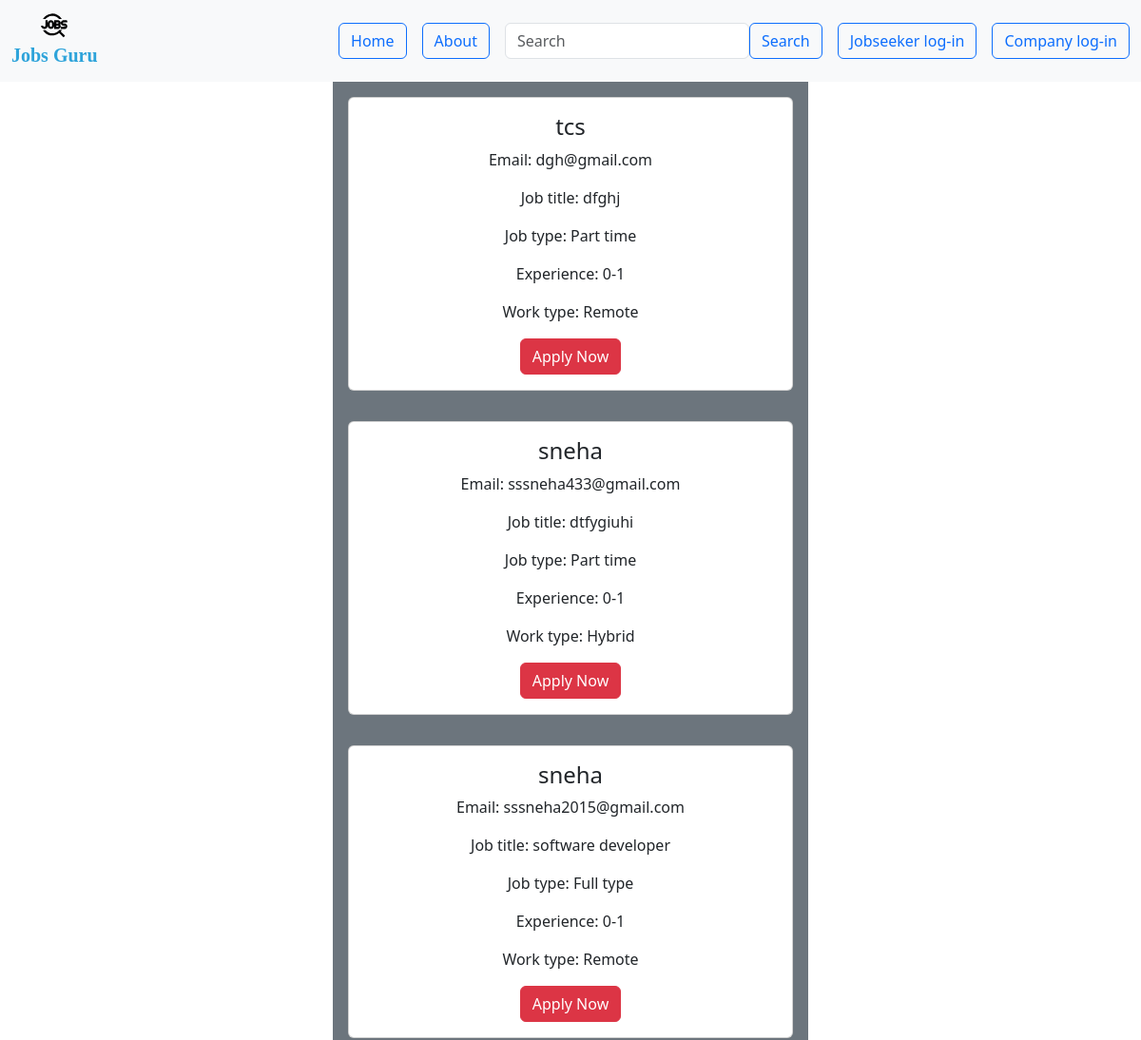
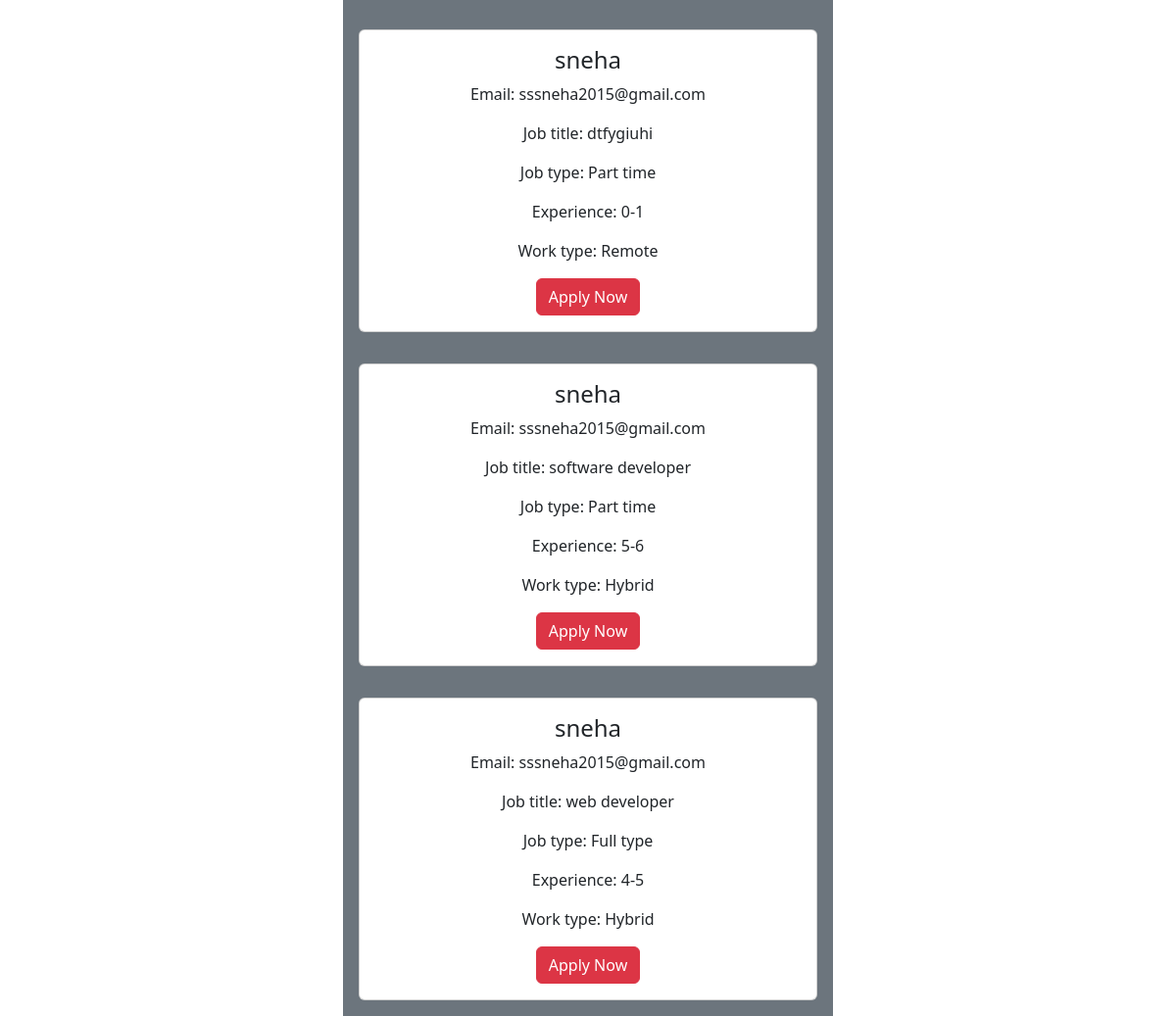
The page /viewmore/1 on the database its author committed (2 pictures, top to bottom).
### jobapp/models.py (models this page shows)
class reg2model(models.Model):
    cname=models.CharField(max_length=20)
    email=models.EmailField()
    job_title=models.CharField(max_length=20)
    work_type=models.CharField(max_length=20)
    exp=models.CharField(max_length=20)
    job_type=models.CharField(max_length=20)

### jobapp/views.py (the view)
# urls.py: path('viewmore/<int:id>',viewmore),
def viewmore(request, id):
    s = regmodel.objects.get(id=id)
    x = reg2model.objects.all()
    cn = []
    eml = []
    jt = []
    jo = []
    wo = []
    ex = []
    ids = []
    for i in x:
        cnn = i.cname
        cn.append(cnn)
        emm = i.email
        eml.append(emm)
        m = i.job_title
        jt.append(m)
        joo = i.job_type
        jo.append(joo)
        w = i.work_type
        wo.append(w)
        e = i.exp
        ex.append(e)
        t = i.id
        ids.append(t)
    x = zip(cn, eml, jt, jo, wo, ex, ids)
    return render(request, 'viewjobs.html', {'x': x, 's': s})

### jobapp/templates/viewjobs.html (shortened to what this page needs)
<!DOCTYPE html>
<html lang="en">
<head>
        {% load static %}
    <link href="https://cdn.jsdelivr.net/npm/bootstrap@5.3.0/dist/css/bootstrap.min.css" rel="stylesheet">
</head>
<body>
<nav class="navbar navbar-expand-lg navbar-light bg-light">
    <div class="container-fluid">
        <a class="navbar-brand" href="#" style="text-align: center;">
            <img src="{% static 'ic.svg' %}" alt="Your Logo" width="30" height="30" class="d-inline-block align-top rounded-circle">
            <div style="font-family: 'Pacifico', cursive; color: rgb(45, 163, 218);" ><b>Jobs Guru</b></div>
        </a>
        <div class="collapse navbar-collapse" id="navbarNav">
            <ul class="navbar-nav ms-auto">
                <li class="nav-item">
                    <button class="btn btn-outline-primary me-3">Home</button>
                </li>
                <li class="nav-item">
                    <button class="btn btn-outline-primary me-3">About</button>
                </li>
                <li>
                    <form class="d-flex">
                        <input class="form-control" type="search" placeholder="Search" aria-label="Search" style="color: rgb(70, 161, 223);">
                        <button class="btn btn-outline-primary" type="submit">Search</button>
                    </form>
                </li>
                <li class="nav-item">
                    <button class="btn btn-outline-primary ms-3"  onclick="window.location.href='/log2/'">Jobseeker log-in</button>
                </li>
                <li class="nav-item">
                    <button class="btn btn-outline-primary ms-3" onclick="window.location.href='/log/'">Company log-in</button>
                </li>
            </ul>
        </div>
    </div>
</nav>
 {% for i,j,k,l,m,n,o in x %}
<center>
 <div class="col-md-5 text-bg-secondary p-3" >
            <div class="card" style="width: 100%;" >
                <div class="card-body">
                    <h4 class="card-title">{{i}}</h4>
                    <p class="card-text">Email: {{j}}</p>
                    <p class="card-text">Job title: {{k}}</p>
                    <p class="card-text">Job type: {{l}}</p>
                    <p class="card-text">Experience: {{n}}</p>
                    <p class="card-text">Work type: {{m}}</p>
                    <a href="/apply/{{s.id}}/{{o}}" class="btn btn-danger">Apply Now</a>
                </div>
            </div>
        </div>
</center>
        {% endfor %}
</body>
</html>

### rows shown on the page
reg2model: x "tcs", x "dgh@gmail.com", x "dfghj", x "Part time", x "0-1", x "Remote"
reg2model: x "sneha", x "sssneha433@gmail.com", x "dtfygiuhi", x "Part time", x "0-1", x "Hybrid"
reg2model: x "sneha", x "sssneha2015@gmail.com", x "software developer", x "Full type", x "0-1", x "Remote"
reg2model: x "sneha", x "sssneha2015@gmail.com", x "dtfygiuhi", x "Part time", x "0-1", x "Remote"
reg2model: x "sneha", x "sssneha2015@gmail.com", x "software developer", x "Part time", x "5-6", x "Hybrid"
reg2model: x "sneha", x "sssneha2015@gmail.com", x "web developer", x "Full type", x "4-5", x "Hybrid"
